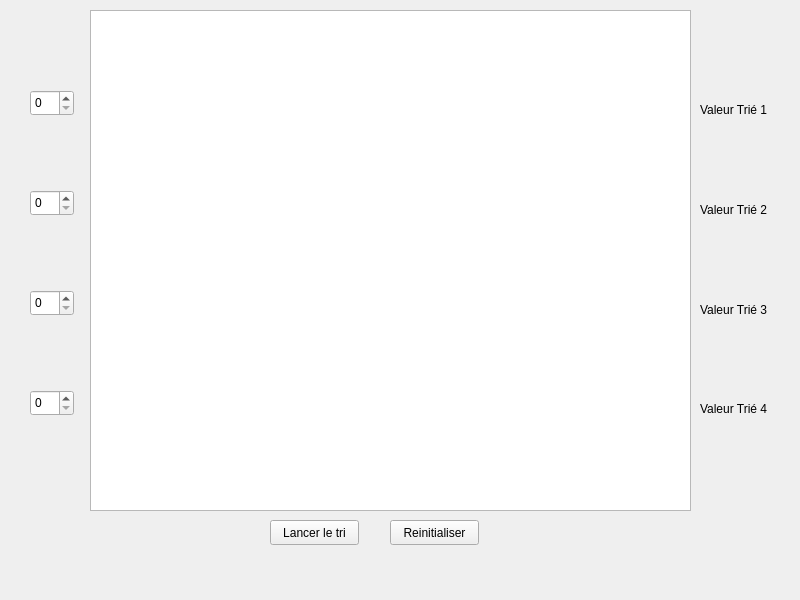
<?xml version="1.0" encoding="UTF-8"?>
<ui version="4.0">
 <class>MainWindow</class>
 <widget class="QMainWindow" name="MainWindow">
  <property name="geometry">
   <rect>
    <x>0</x>
    <y>0</y>
    <width>800</width>
    <height>600</height>
   </rect>
  </property>
  <property name="windowTitle">
   <string>MainWindow</string>
  </property>
  <widget class="QWidget" name="centralwidget">
   <widget class="QLabel" name="label">
    <property name="geometry">
     <rect>
      <x>700</x>
      <y>100</y>
      <width>91</width>
      <height>20</height>
     </rect>
    </property>
    <property name="text">
     <string>Valeur Trié 1</string>
    </property>
   </widget>
   <widget class="QLabel" name="label_2">
    <property name="geometry">
     <rect>
      <x>700</x>
      <y>200</y>
      <width>91</width>
      <height>20</height>
     </rect>
    </property>
    <property name="text">
     <string>Valeur Trié 2</string>
    </property>
   </widget>
   <widget class="QLabel" name="label_3">
    <property name="geometry">
     <rect>
      <x>700</x>
      <y>300</y>
      <width>91</width>
      <height>20</height>
     </rect>
    </property>
    <property name="text">
     <string>Valeur Trié 3</string>
    </property>
   </widget>
   <widget class="QLabel" name="label_4">
    <property name="geometry">
     <rect>
      <x>700</x>
      <y>400</y>
      <width>91</width>
      <height>17</height>
     </rect>
    </property>
    <property name="text">
     <string>Valeur Trié 4</string>
    </property>
   </widget>
   <widget class="QSpinBox" name="spinBox">
    <property name="geometry">
     <rect>
      <x>30</x>
      <y>90</y>
      <width>44</width>
      <height>26</height>
     </rect>
    </property>
   </widget>
   <widget class="QSpinBox" name="spinBox_2">
    <property name="geometry">
     <rect>
      <x>30</x>
      <y>190</y>
      <width>44</width>
      <height>26</height>
     </rect>
    </property>
   </widget>
   <widget class="QSpinBox" name="spinBox_3">
    <property name="geometry">
     <rect>
      <x>30</x>
      <y>290</y>
      <width>44</width>
      <height>26</height>
     </rect>
    </property>
   </widget>
   <widget class="QSpinBox" name="spinBox_4">
    <property name="geometry">
     <rect>
      <x>30</x>
      <y>390</y>
      <width>44</width>
      <height>26</height>
     </rect>
    </property>
   </widget>
   <widget class="QPushButton" name="pushButton">
    <property name="geometry">
     <rect>
      <x>270</x>
      <y>520</y>
      <width>89</width>
      <height>25</height>
     </rect>
    </property>
    <property name="text">
     <string>Lancer le tri</string>
    </property>
   </widget>
   <widget class="QPushButton" name="pushButton_2">
    <property name="geometry">
     <rect>
      <x>390</x>
      <y>520</y>
      <width>89</width>
      <height>25</height>
     </rect>
    </property>
    <property name="text">
     <string>Reinitialiser</string>
    </property>
   </widget>
   <widget class="QGraphicsView" name="graphicsView">
    <property name="geometry">
     <rect>
      <x>90</x>
      <y>10</y>
      <width>601</width>
      <height>501</height>
     </rect>
    </property>
   </widget>
  </widget>
 </widget>
 <resources/>
 <connections/>
</ui>
